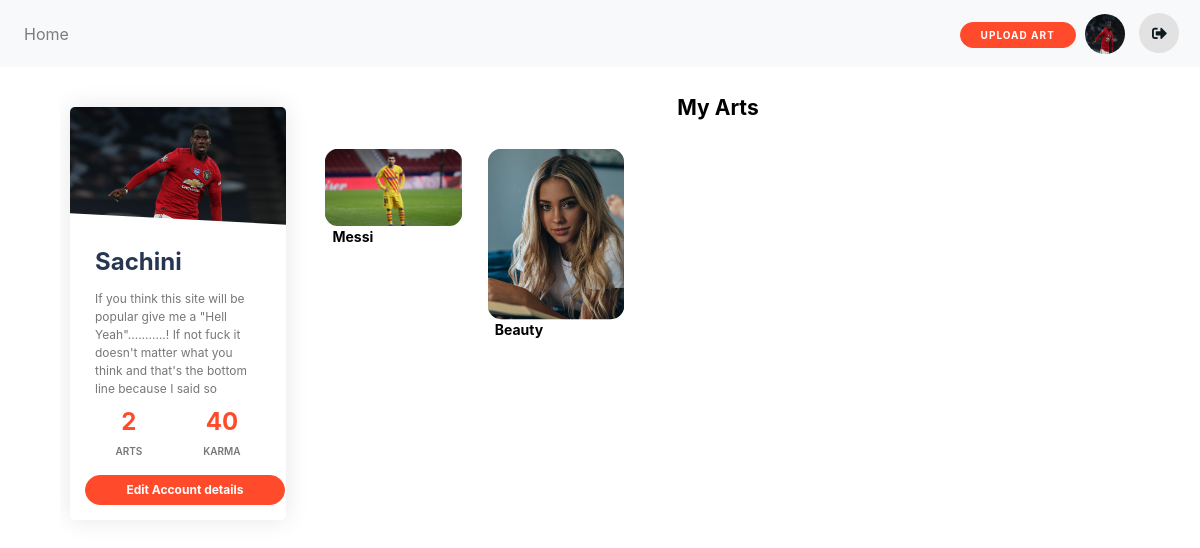
Page /account/profile (signed in) on the committed database.
### account/models.py (models this page shows, shortened)
class User(AbstractUser):
    email           = models.CharField(verbose_name='email',max_length=50,unique=True)
    username        = models.CharField(max_length=100,null=True,unique=True,help_text="Username must be unique try with numbers too")
    date_joined     = models.DateTimeField(verbose_name='date joined',auto_now_add=True)
    last_login      = models.DateTimeField(verbose_name='last login',auto_now= True)
    is_admin        = models.BooleanField(default=False)
    is_superuser    = models.BooleanField(default=False)
    is_staff        = models.BooleanField(default=False)
    is_active       = models.BooleanField(default=True)
    objects = UserManager()
    USERNAME_FIELD = 'email'
    REQUIRED_FIELDS = ['username']

class Profile(models.Model):
    user = models.OneToOneField(settings.AUTH_USER_MODEL, on_delete=models.CASCADE)
    date_of_birth = models.DateField(auto_now_add=False,blank=True,null=True)
    profile_photo = models.ImageField(upload_to=profile_photo_upload_location, blank=True)
    seld_description = models.TextField(blank=True,null=True,max_length=500)

### images/models.py (models this page shows, shortened)
class Pictures(models.Model):
    title = models.CharField(max_length=200, null=True)
    author = models.ForeignKey(settings.AUTH_USER_MODEL, on_delete=models.CASCADE)
    image = models.ImageField(upload_to=upload_location, null=True)
    tags = TaggableManager()
    description = models.TextField(max_length=10000, null=True, blank=True)
    slug = models.SlugField(
        max_length=250, unique_for_date='date_published', blank=True)
    category = models.CharField(max_length=50)
    date_published = models.DateField(
        auto_now_add=True, verbose_name="date published")
    users_like = models.ManyToManyField(settings.AUTH_USER_MODEL,related_name='images_liked',blank=True)

### account/views.py (the view)
# urls.py: path('profile', views.profile_view, name="profile"),
@login_required(login_url='must_authenticate')
def profile_view(request):
    context = {}
    images = Pictures.objects.filter(author=request.user)
    context["images"] = images
    images_count = Pictures.objects.filter(author = request.user).count()
    context['images_count'] = images_count
    total_likes_user_got = []
    for image in images:
        total_likes_user_got.append(image.users_like.count()*10)
    karma = sum(total_likes_user_got)
    context["karma"] = karma
    return render(request,'account/profile.html',context)

### account/templates/account/profile.html (shortened to what this page needs)
{% extends 'images/base.html' %}
{% block content %}
{% include 'images/navbar.html' %}
<div id="main-container-profile">
    <section class="profile-sidebar">
        <div class="profile-card-4 text-center">
            {% if user.profile.profile_photo %}
            <img src="{{user.profile.profile_photo.url}}" class="img img-responsive">
            {% else %}
            <img src="https://t4.ftcdn.net/jpg/03/32/59/65/360_F_332596535_lAdLhf6KzbW6PWXBWeIFTovTii1drkbT.jpg"
                class="img img-responsive">
            {% endif %}
            <div class="profile-detail-content">
                <div class="profile-name">{{user.profile.user.username}}
                </div>
                <div class="profile-description">{{user.profile.seld_description}}</div>
                <div class="profile-count">
                    <div class="profile-overview">
                        <h4>{{images_count}}</h4>
                        <p>ARTS</p>
                    </div>
                    <div class="profile-overview">
                        <h4>{{karma}}</h4>
                        <p>KARMA</p>
                    </div>
                </div>
                <div class="profile-detail">
                    <a href="{% url 'account' %}" class="profile-edit">Edit Account details</a>
                </div>
            </div>
        </div>
    </section>
    <section class="profile-content">
        {% if images %}
        <div class="more-title">
            <h2>My Arts</h2>
        </div>
        <div class="card-columns my-0" id="myItems">
            {% for pic in images%}
            <div class="card-body p-0">
                <div class="card border-0">
                    <a href="{% url 'picture_detail' pic.slug %}">
                        <img alt="" class="card-img img-fluid geeks" id="geeks" src="{{pic.image.url}}" />
                    </a>
                    <div class="post-title">
                        <h2>{{pic.title}}</h2>
                    </div>
                </div>
            </div>
            {% endfor %}
        </div>
        {% else %}
        <div class="more-title">
            <h2>you dont have <br> <a href="{% url 'create_image_post' %}">Create one here</a></h2>
        </div>
        {% endif %}
    </section>
</div>
{% endblock content %}

### images/templates/images/navbar.html (shortened to what this page needs)
{% extends 'images/base.html' %}
{% block content %}
<nav class="navbar navbar-expand-sm   navbar-light bg-light sticky-top">
    <div class="collapse navbar-collapse" id="navbarTogglerDemo03">
        <ul class="navbar-nav mr-auto mt-2 mt-lg-0">
            <li class="nav-item">
                <a class="nav-link" href="{% url 'home' %}">Home <span class="sr-only">(current)</span></a>
            </li>
        </ul>
    </div>
    <div class="social-part">
        <a class="nav-user-link create-btn" href="{% url 'create_image_post' %}">Upload Art</a>
        {% if request.user.is_authenticated %}
        {% if request.user.profile.profile_photo %}
        <a class="nav-user-link" href="{% url 'profile' %}"><img src="{{request.user.profile.profile_photo.url}}"
                class="pro-pic"></a>
        {% else %}
        <a class="nav-user-link" href="{% url 'profile' %}"><img src="https://t4.ftcdn.net/jpg/03/32/59/65/360_F_332596535_lAdLhf6KzbW6PWXBWeIFTovTii1drkbT.jpg
" class="pro-pic"></a>
        {% endif %}
        <a class="nav-user-link" href="{% url 'logout' %}"><i class="fas fa-sign-out-alt"></i></a>
        {% endif %}
    </div>
</nav>
{% endblock content %}

### static/css/navbar.css (style rules this page uses)
ul li a { margin-right: 20px; }
.nav-user-link { display: inline-block; padding: .3rem; }
.nav-user-link .fas { font-size: 15px; color: #0d1a1f; padding: 0.8rem; z-index: 5; background-color: #e2e2e2; border-radius: 50%; width: 40px; height: 40px; }

### static/css/home.css (style rules this page uses)
:root { --bg-color: white; --card-color: white; --card-footer-color: #c3c4c3; --search-bar-color: #cbcdce; --dark-letter-color: #242423; --menu-bar-color: #212529; }
* { margin: 0; padding: 0; -webkit-box-sizing: border-box; box-sizing: border-box; }
body { width: 100%; background-color: var(--bg-color); }
a, a:hover { text-decoration: none; color: inherit; }
.pro-pic { font-size: 15px; color: #0d1a1f; z-index: 5; background-color: #e2e2e2; border-radius: 50%; width: 40px; height: 40px; }
.create-btn { border-radius: 20px; border: 1px solid #FF4B2B; background-color: #FF4B2B; color: #FFFFFF; font-size: 10px; font-weight: bold; padding: 0.3rem 20px; letter-spacing: 1px; text-transform: uppercase; transition: transform 80ms ease-in; margin-bottom: 10px; }
.post-title h2 { margin: 0 10px; font-size: 14px; font-weight: 700; text-transform: capitalize; color: black; }
.more-title h2 { margin: 18px; font-size: 21px; font-weight: 700; text-transform: capitalize; color: black; padding-bottom: 0.5rem; text-align: center; }
img { height: auto; width: auto; margin: auto; }
.card-img { border-radius: 1rem !important; padding: 2%; }
.card-columns { margin-right: 2%; margin: auto; max-width: 96%; }
#myItems { column-count: 5; }

### static/css/picture_detail.css (style rules this page uses)
img { width: 100%; }
a, a:hover, a:active { text-decoration: none; }
.fas { font-size: 15px; color: #0d1a1f; padding: 0.5rem; border-radius: 50%; }

### static/css/profile.css (style rules this page uses)
@media only screen and (min-width: 1025px) { #main-container-profile { height: 85%; width: 90%; margin: auto; display: -ms-flexbox; display: flex; -ms-flex-direction: row; flex-direction: row; overflow: hidden; } }
.profile-sidebar { position: relative; color: black; margin: 30px 0; }
@media only screen and (min-width: 1025px) { .profile-sidebar { width: 20%; -ms-flex-positive: 0; flex-grow: 0; height: fit-content; margin: 30px 10px; } }
.profile-card-4 { max-width: 350px; background-color: #FFF; border-radius: 5px; box-shadow: 0px 0px 25px rgba(0, 0, 0, 0.1); overflow: hidden; position: relative; margin: 10px auto; cursor: default; }
.profile-card-4 img { transition: all 0.25s linear; max-height: 200px; }
.profile-card-4 .profile-detail-content { position: relative; padding: 15px; background-color: #FFF; width: -webkit-fill-available; }
.profile-card-4 .profile-name { font-weight: bold; color: #273751; text-align: left; text-transform: capitalize; padding: 0 10px; font-size: 24px; }
.profile-card-4 .profile-description { color: #777; font-size: 12px; padding: 10px; text-align: left; }
.profile-card-4 .profile-overview p { font-size: 10px; font-weight: 600; color: #777; }
.profile-card-4 .profile-overview h4 { color: #FF4B2B; font-weight: bold; }
.profile-card-4 .profile-detail-content::before { content: ""; position: absolute; height: 20px; top: -10px; left: 0px; right: 0px; background-color: #FFF; z-index: 0; transform: skewY(3deg); }
.profile-content { width: 100%; margin: 10px; }
@media only screen and (min-width: 1025px) { .profile-content { display: -ms-flexbox; display: flex; -ms-flex-direction: column; flex-direction: column; -ms-flex: 1; flex: 1; overflow: auto; } }
@media only screen and (min-width: 1025px) { .profile-content { -ms-overflow-style: none; scrollbar-width: none; } }
.profile-detail { width: 75%; margin: auto; }
@media only screen and (min-width: 1025px) { .profile-detail { width: 100%; } }
.profile-count { display: flex; justify-content: space-around; }
.profile-edit { display: block; width: 200px; margin: auto; padding: 5px 3px; text-align: center; border: 1px solid #FF4B2B; background-color: #FF4B2B; color: #FFFFFF; border-radius: 20px; font-weight: bold; font-size: 12px; transition: all 0.3s ease-in-out; }

### rows in the picture
User: user.profile.profile_photo (picture), profile.profile_photo (picture), profile.user.username "Sachini", profile.seld_description "If you think this site will be popular give me a \"Hell Yeah\"...........! If not fuck it doesn't matter what you think and that's the bottom line because I said so"
Pictures: image (picture), title "Messi"
Pictures: image (picture), title "Beauty"

### other values in the picture
{{ images_count }} "2"
{{ karma }} "40"
